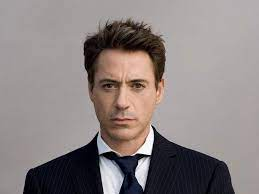
#> input picture mock_data/inputs/adaface/reference/reference_adaface.jpeg, 259 x 194 px, found by its file name
$ python object_environment_checker.py   (older library calls are emulated)
#> lines starting #> are read from the running program, lines starting #| are printed output that depends on the picture
import cv2
import numpy as np


class ObjectEnvironmentChecker:

    def __init__(self):
        pass

    def _load(self, path):
        image = cv2.imread(path)

        if image is None:
            raise FileNotFoundError(
                f"Image not found: {path}"
            )

        return image

    def _structure_histogram(self, image):
        """
        Create a brightness-resistant structural descriptor.

        Uses image gradients instead of raw color information.
        """

        gray = cv2.cvtColor(
            image,
            cv2.COLOR_BGR2GRAY
        )

        clahe = cv2.createCLAHE(
            clipLimit=2.0,
            tileGridSize=(8, 8)
        )

        gray = clahe.apply(gray)

        gx = cv2.Sobel(
            gray,
            cv2.CV_32F,
            1,
            0,
            ksize=3
        )

        gy = cv2.Sobel(
            gray,
            cv2.CV_32F,
            0,
            1,
            ksize=3
        )

        magnitude = cv2.magnitude(
            gx,
            gy
        )

        angle = cv2.phase(
            gx,
            gy,
            angleInDegrees=True
        )

        histogram = np.zeros(
            36,
            dtype=np.float32
        )

        bin_indices = (
            angle / 10.0
        ).astype(np.int32)

        bin_indices = np.clip(
            bin_indices,
            0,
            35
        )

        for i in range(36):
            histogram[i] = np.sum(
                magnitude[
                    bin_indices == i
                ]
            )

        histogram = histogram.reshape(-1, 1)

        cv2.normalize(
            histogram,
            histogram
        )

        return histogram

    def _similarity(
        self,
        reference,
        generated
    ):
        """
        Compare two structural descriptors.
        """

        score = cv2.compareHist(
            reference,
            generated,
            cv2.HISTCMP_CORREL
        )

        return max(
            0.0,
            min(
                1.0,
                float(score)
            )
        )

    def _spatial_structure_similarity(
        self,
        reference,
        generated,
        grid_size=3
    ):
        """
        Compare structural descriptors spatially.

        Instead of treating the whole object region as one
        histogram, divide it into a grid and compare each cell.
        This makes large local replacements easier to detect.
        """

        height, width = reference.shape[:2]

        scores = []

        for row in range(grid_size):

            for col in range(grid_size):

                y1 = int(
                    row * height / grid_size
                )

                y2 = int(
                    (row + 1) * height / grid_size
                )

                x1 = int(
                    col * width / grid_size
                )

                x2 = int(
                    (col + 1) * width / grid_size
                )

                ref_cell = reference[
                    y1:y2,
                    x1:x2
                ]

                gen_cell = generated[
                    y1:y2,
                    x1:x2
                ]

                ref_descriptor = (
                    self._structure_histogram(
                        ref_cell
                    )
                )

                gen_descriptor = (
                    self._structure_histogram(
                        gen_cell
                    )
                )

                score = self._similarity(
                    ref_descriptor,
                    gen_descriptor
                )

                scores.append(score)

        return float(np.mean(scores))

    def _edge_difference(
        self,
        reference,
        generated
    ):
        """
        Measure local edge-map difference.

        This complements the orientation histogram because
        large replacements can remove or introduce strong edges.
        """

        ref_gray = cv2.cvtColor(
            reference,
            cv2.COLOR_BGR2GRAY
        )

        gen_gray = cv2.cvtColor(
            generated,
            cv2.COLOR_BGR2GRAY
        )

        ref_edges = cv2.Canny(
            ref_gray,
            50,
            150
        )

        gen_edges = cv2.Canny(
            gen_gray,
            50,
            150
        )

        ref_edges = ref_edges.astype(
            np.float32
        ) / 255.0

        gen_edges = gen_edges.astype(
            np.float32
        ) / 255.0

        difference = np.mean(
            np.abs(
                ref_edges - gen_edges
            )
        )

        similarity = 1.0 - float(
            difference
        )

        return max(
            0.0,
            min(
                1.0,
                similarity
            )
        )

    def _object_score(
        self,
        reference,
        generated
    ):
        """
        Combine spatial structural similarity and
        edge similarity for the object region.
        """

        spatial_score = (
            self._spatial_structure_similarity(
                reference,
                generated,
                grid_size=3
            )
        )

        edge_score = (
            self._edge_difference(
                reference,
                generated
            )
        )

        # Spatial structure gets more weight because
        # object layout is the primary signal.
        score = (
            0.70 * spatial_score
            + 0.30 * edge_score
        )

        return round(
            float(score),
            4
        )

    def compare(
        self,
        reference_path,
        generated_path
    ):
        """
        Compare object and environment consistency
        between reference and generated images.
        """

        reference = self._load(
            reference_path
        )
#> in _load, image is the input picture: shape (194, 259, 3); mean B, G, R 129.6, 130.3, 139.4

        generated = self._load(
            generated_path
        )
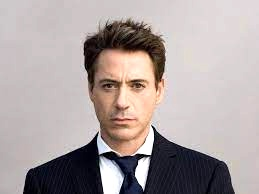
#> input picture mock_data/inputs/adaface/generated/generated_brightness.jpeg, 259 x 194 px, found by its file name
#> in _load, image is the input picture: shape (194, 259, 3); mean B, G, R 161, 161.9, 172.5

        generated = cv2.resize(
            generated,
            (
                reference.shape[1],
                reference.shape[0]
            )
        )

        height, width = reference.shape[:2]
#> height = 194; width = 259

        # --------------------------------------------------
        # Object region
        # --------------------------------------------------

        y1 = int(height * 0.20)
#> y1 = 38
        y2 = int(height * 0.80)
#> y2 = 155

        x1 = int(width * 0.20)
#> x1 = 51
        x2 = int(width * 0.80)
#> x2 = 207

        ref_object = reference[
            y1:y2,
            x1:x2
        ]

        gen_object = generated[
            y1:y2,
            x1:x2
        ]

        # --------------------------------------------------
        # Environment region
        # --------------------------------------------------

        ref_environment = reference.copy()
        gen_environment = generated.copy()

        ref_environment[
            y1:y2,
            x1:x2
        ] = 0

        gen_environment[
            y1:y2,
            x1:x2
        ] = 0

        # --------------------------------------------------
        # Object comparison
        # --------------------------------------------------

        object_score = self._object_score(
            ref_object,
            gen_object
        )
#> after the loop in _spatial_structure_similarity, `for row in range(grid_size):`:
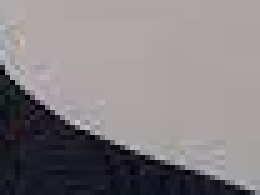
#> ref_cell: shape (39, 52, 3) (shown 5 times larger); mean B, G, R 131.3, 128.4, 132.7
#> after the loop in _spatial_structure_similarity, `for row in range(grid_size):`: scores = [0.985, 0.941, 0.959, 0.984, 0.931, 0.929, 0.97, 0.97, 0.969]
#> in _object_score, `spatial_score = ( self._spatial_structure_similarity( reference, gener..`: spatial_score = 0.96
#> in _edge_difference, `ref_gray = cv2.cvtColor( reference, cv2.COLOR_BGR2GRAY )`:
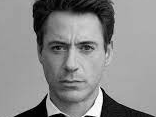
#> ref_gray: shape (117, 156); min 0, max 255, mean 137.2
#> in _edge_difference, `gen_gray = cv2.cvtColor( generated, cv2.COLOR_BGR2GRAY )`:
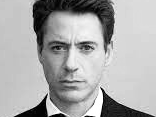
#> gen_gray: shape (117, 156); min 0, max 255, mean 169.7
#> in _edge_difference, `ref_edges = cv2.Canny( ref_gray, 50, 150 )`:
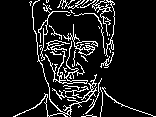
#> ref_edges: shape (117, 156); 10.9% white in thin lines or dots
#> in _edge_difference, `gen_edges = cv2.Canny( gen_gray, 50, 150 )`: gen_edges: shape (117, 156); 11% white in thin lines or dots
#> in _edge_difference, `ref_edges = ref_edges.astype( np.float32 ) / 255.0`: ref_edges: shape (117, 156) float32; values 0 (black) and 1 (white), 10.9% white in thin lines or dots
#> in _edge_difference, `gen_edges = gen_edges.astype( np.float32 ) / 255.0`: gen_edges: shape (117, 156) float32; values 0 (black) and 1 (white), 11% white in thin lines or dots
#> in _edge_difference, `difference = np.mean( np.abs( ref_edges - gen_edges ) )`: difference = 0.022
#> in _edge_difference, `similarity = 1.0 - float( difference )`: similarity = 0.978
#> in _object_score, `score = ( 0.70 * spatial_score + 0.30 * edge_score )`: score = 0.965
#> object_score = 0.965

        # --------------------------------------------------
        # Environment comparison
        # --------------------------------------------------

        environment_reference_descriptor = (
            self._structure_histogram(
                ref_environment
            )
        )
#> in _structure_histogram (call 19), `gy = cv2.Sobel( gray, cv2.CV_32F, 0, 1, ksize=3 )`:
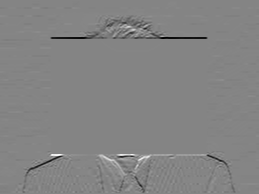
#> gy: shape (194, 259) float32; min -815, max 752, mean -4.1; drawn with min black and max white
#> after the loop in _structure_histogram (call 19), `for i in range(36):`: histogram = 36 values, max 206556.4 at index 0, min 13668.9 at index 12, mean 47882.7
#> environment_reference_descriptor = 36 values, max 0.515 at index 0, min 0.0341 at index 12, mean 0.119

        environment_generated_descriptor = (
            self._structure_histogram(
                gen_environment
            )
        )
#> in _structure_histogram (call 20), `angle = cv2.phase( gx, gy, angleInDegrees=True )`:
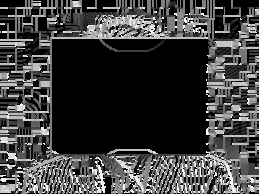
#> angle: shape (194, 259) float32; min 0, max 359.9, mean 86.9; drawn with min black and max white
#> after the loop in _structure_histogram (call 20), `for i in range(36):`: histogram = 36 values, max 251852.4 at index 0, min 15826.5 at index 12, mean 55849.3
#> environment_generated_descriptor = 36 values, max 0.528 at index 0, min 0.0332 at index 12, mean 0.117

        environment_score = self._similarity(
            environment_reference_descriptor,
            environment_generated_descriptor
        )
#> environment_score = 0.999

        environment_score = round(
            environment_score,
            4
        )

        # --------------------------------------------------
        # Classification
        # --------------------------------------------------

        if object_score >= 0.70:
            object_label = "OBJECT_CONSISTENT"
        else:
            object_label = "OBJECT_DRIFT"

        if environment_score >= 0.70:
            environment_label = "ENVIRONMENT_CONSISTENT"
        else:
            environment_label = "ENVIRONMENT_DRIFT"

        return {
            "object": {
                "score": object_score,
                "label": object_label
            },
            "environment": {
                "score": environment_score,
                "label": environment_label
            }
        }


if __name__ == "__main__":

    checker = ObjectEnvironmentChecker()

    result = checker.compare(
        "mock_data/inputs/adaface/reference/reference_adaface.jpeg",
        "mock_data/inputs/adaface/generated/generated_brightness.jpeg"
    )
#> result = 2 items

    print(result)
#| {'object': {'score': 0.9652, 'label': 'OBJECT_CONSISTENT'}, 'environment': {'score': 0.9993, 'label': 'ENVIRONMENT_CONSISTENT'}}
